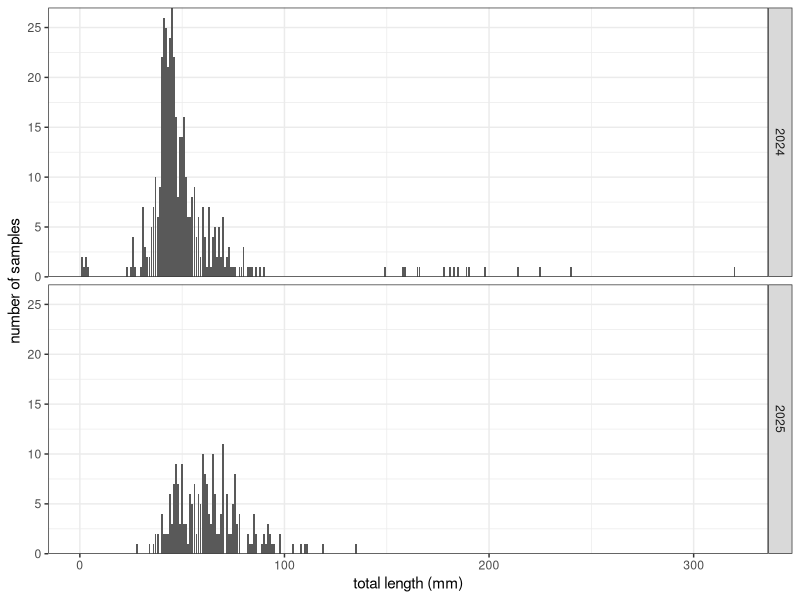
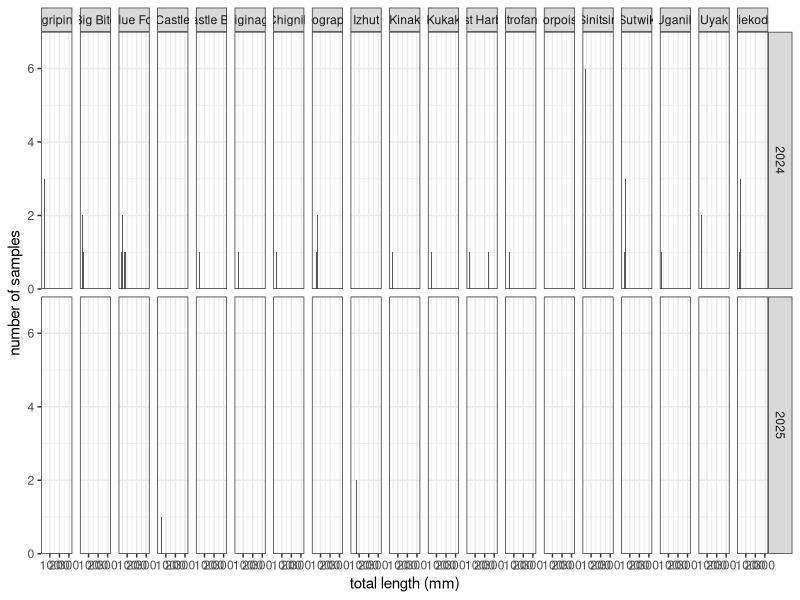
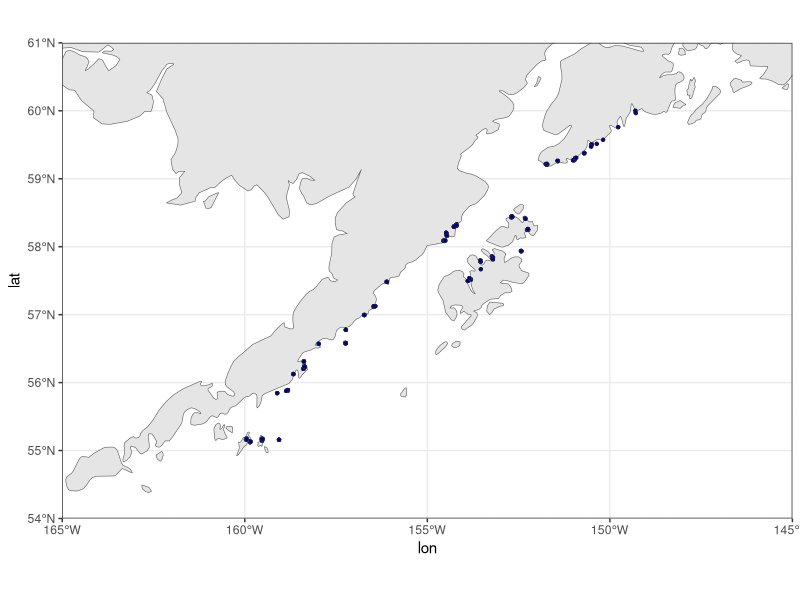

The R source for these figures, in order: (Note: this script raises an error after producing the figures.)
## ---- chunk 1
knitr::opts_chunk$set(echo = TRUE)
## ---- chunk 2
library(tidyverse)
library(readxl)


# load data
samps24 <- read_xlsx("../data/2024FinClipsforGenetics.xlsx", sheet = "Samples")
samps25 <- read_xlsx("../data/2025GeneticsSamples.xlsx", sheet = "Samples")

## ---- chunk 3
df24 <- samps24 %>%
  filter(Species == "Pacific cod") %>%
  filter(`Total Length` != "?") %>%
  mutate(length = as.numeric(`Total Length`)) %>%
  mutate(year = "2024") %>%
  rename(lon = Long, lat = Lat)

comb_df <- samps25 %>%
  filter(Species == "PCOD") %>%
  mutate(length = as.numeric(TL)) %>%
  mutate(year = "2025") %>%
  rename(lon = LONGITUDE, lat = LATITUDE) %>%
  bind_rows(df24) %>%
  mutate(Location = str_to_title(Location)) %>% # fix formatting
  mutate(lon = -1*lon) # these are near Kodiak, so we'll correct this confusion.


comb_df %>%
  ggplot(aes(x = length)) +
  geom_bar(stat = "count") +
  facet_grid(rows = vars(year)) +
  theme_bw() +
  scale_y_continuous(expand = c(0,0)) +
  labs(
    x = "total length (mm)",
    y = "number of samples"
  )


## ---- chunk 4
comb_df %>%
  group_by(Location, year) %>%
  add_tally() %>%
  filter(n > 10) %>% # minimum number of samples per sampling location per year
  ggplot(aes(x = length)) +
  geom_bar(stat = "count") +
  facet_grid(rows = vars(year), cols = vars(Location)) +
  theme_bw() +
  scale_y_continuous(expand = c(0,0)) +
  labs(
    x = "total length (mm)",
    y = "number of samples"
  )

## ---- chunk 5
tmp_df <- comb_df %>%
  mutate(Location = ifelse(Location == "Big Bite", "Big Bight", Location)) %>%
  mutate(Location = ifelse(Location == "Castle", "Castle Bay", Location)) %>%
  group_by(Location, year) %>%
  add_tally() #%>%
  #filter(n > 5) # minimum number of samples per sampling location per year
 

## ---- chunk 6
library(sf)  
library(rnaturalearth)
library(rnaturalearthdata)
library(patchwork)

world <- ne_countries(scale = "medium", returnclass = "sf")

pacific_map <- ggplot(data = world) +
  geom_sf() +
  coord_sf(xlim = c(-165, -145), 
           ylim = c(61, 54), 
           expand = FALSE) +
  theme_bw()


pacific_map +
  geom_point(data = tmp_df, aes(x = lon, y = lat), 
              stroke = 0.2, color = "gray20", 
              shape = 21, fill = "darkblue", 
              alpha = 0.7, size = 1.2) 
  

## ---- chunk 7
#library(ggrepel)

p <- tmp_df %>%
  ungroup() %>%
  filter(lon < -155) %>%
  arrange(Location) %>%
  select(Location, lat, lon) %>%
  unique() %>%
  group_by(Location) %>%
  mutate(index = row_number()) %>%
  ungroup() %>%
  filter(index == 1)
  
w_kodiak_sites <- pacific_map +
  geom_point(data = p, aes(x = lon, y = lat), 
              color = "blue", alpha = 0.7, size = 1.2) +
  geom_text_repel(data = p,  aes(lon, lat, label = Location),
            hjust = -0.1, vjust = -0.5, size = 3, min.segment.length = 0,
                  seed = 123) +
  labs(
    x = "Longitude",
    y = "Latitude"
  ) +
  scale_x_continuous(breaks = c(-160, -155, -150))

w_kodiak_sites

ggsave("outputs/pcod_age0_map.png")
## ---- chunk 8
samples_by_size <- tmp_df %>%
  ungroup() %>%
  filter(lon < -156) %>%
  filter(length < 150) %>%
  ggplot(aes(x = length)) +
  geom_bar(stat = "count") +
  facet_grid(rows = vars(year), cols = vars(reorder(Location, lon)), scales = "free_y") +
  theme_bw() +
  theme(
    strip.text = element_text(size = 5),
    axis.title = element_text(size = 6),
    axis.text = element_text(size = 5)
  ) +
  scale_y_continuous(expand = c(0,0)) +
  labs(
    x = "total length (mm)",
    y = "number of samples"
  ) +
  scale_x_continuous(breaks = c(20,40,60)) +
  scale_y_continuous(breaks = c(2,4,6))
  
samples_by_size
ggsave("outputs/samples.png", width = 8, height = 2)

## ---- chunk 9
#w_kodiak_sites / samples_by_size + plot_layout(heights = c(2, 1))

#ggsave("outputs/samples.png", width = 8, height = 5)
